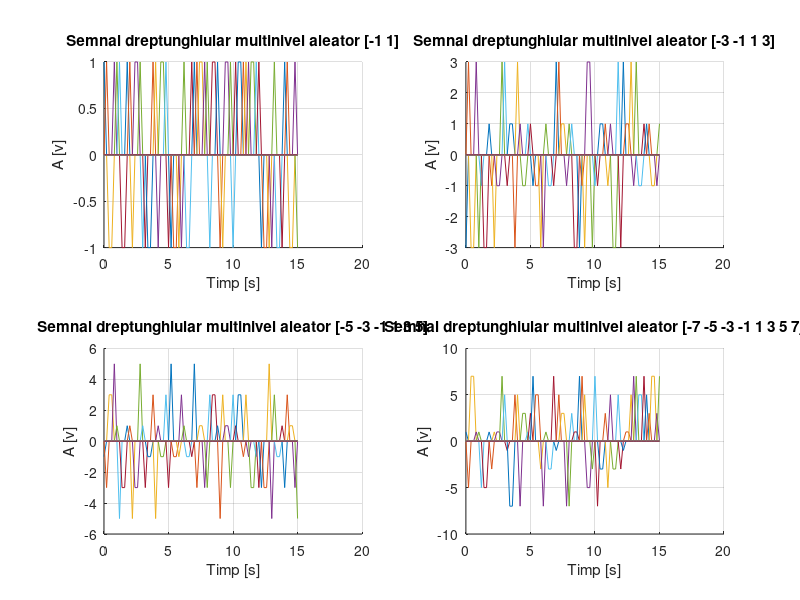

Recreate this plot in MATLAB.
subplot(2,2,1);
t=0:0.2:15; %rezolutia de 200 ms
niv =[-1 1 ]; %vectorul ce contine nivelurile -1 1
hold on %retine graficele deja existente
title('Semnal dreptunghiular multinivel aleator [-1 1]');
xlabel('Timp [s]')
ylabel('A [v]')
for n=0:0.25:40 %pasul de 0.25 represinta durata nivelului
    x=datasample(niv ,1) %extrage cate o observatie aleatoare din vectorul niv
    plot(t, x*rectpuls(t-n, 0.25)),grid %genereaza un impuls unitate de durata 0.25
end

subplot(2,2,2);
t=0:0.2:15;
niv =[-3 -1 1 3];
hold on
title('Semnal dreptunghiular multinivel aleator [-3 -1 1 3]');
xlabel('Timp [s]')
ylabel('A [v]')
for n=0:0.25:40
    x=datasample(niv ,1)
    plot(t, x*rectpuls(t-n, 0.25)),grid
end

subplot(2,2,3);
t=0:0.2:15;
niv =[-5 -3 -1 1 3 5];
hold on
title('Semnal dreptunghiular multinivel aleator [-5 -3 -1 1 3 5]');
xlabel('Timp [s]')
ylabel('A [v]')
for n=0:0.25:40
    x=datasample(niv ,1)
    plot(t, x*rectpuls(t-n, 0.25)),grid
end

subplot(2,2,4);
t=0:0.2:15;
niv =[-7 -5 -3 -1 1 3 5 7];
hold on
title('Semnal dreptunghiular multinivel aleator [-7 -5 -3 -1 1 3 5 7]');
xlabel('Timp [s]')
ylabel('A [v]')
for n=0:0.25:40
    x=datasample(niv ,1)
    plot(t, x*rectpuls(t-n, 0.25)),grid
end